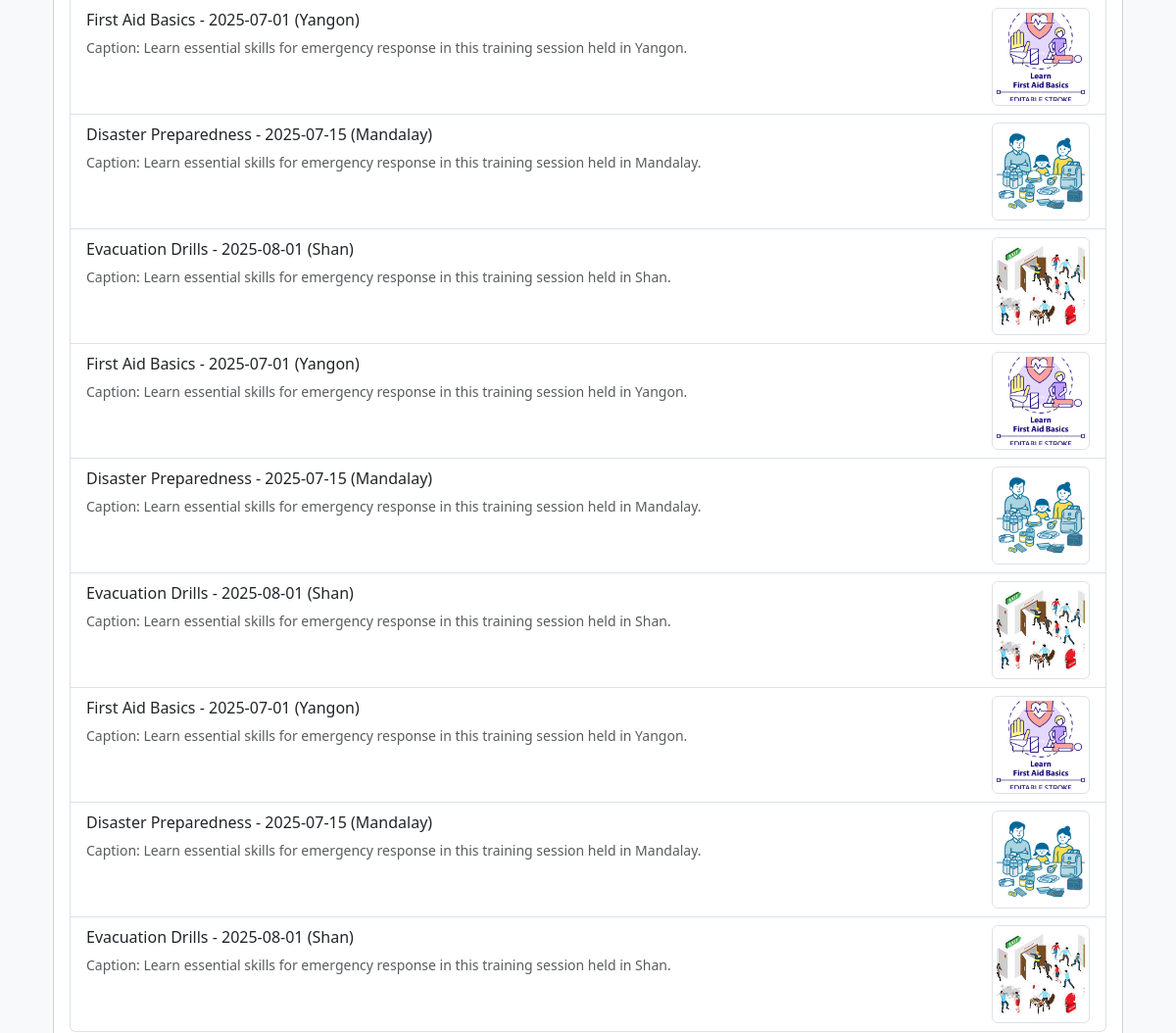
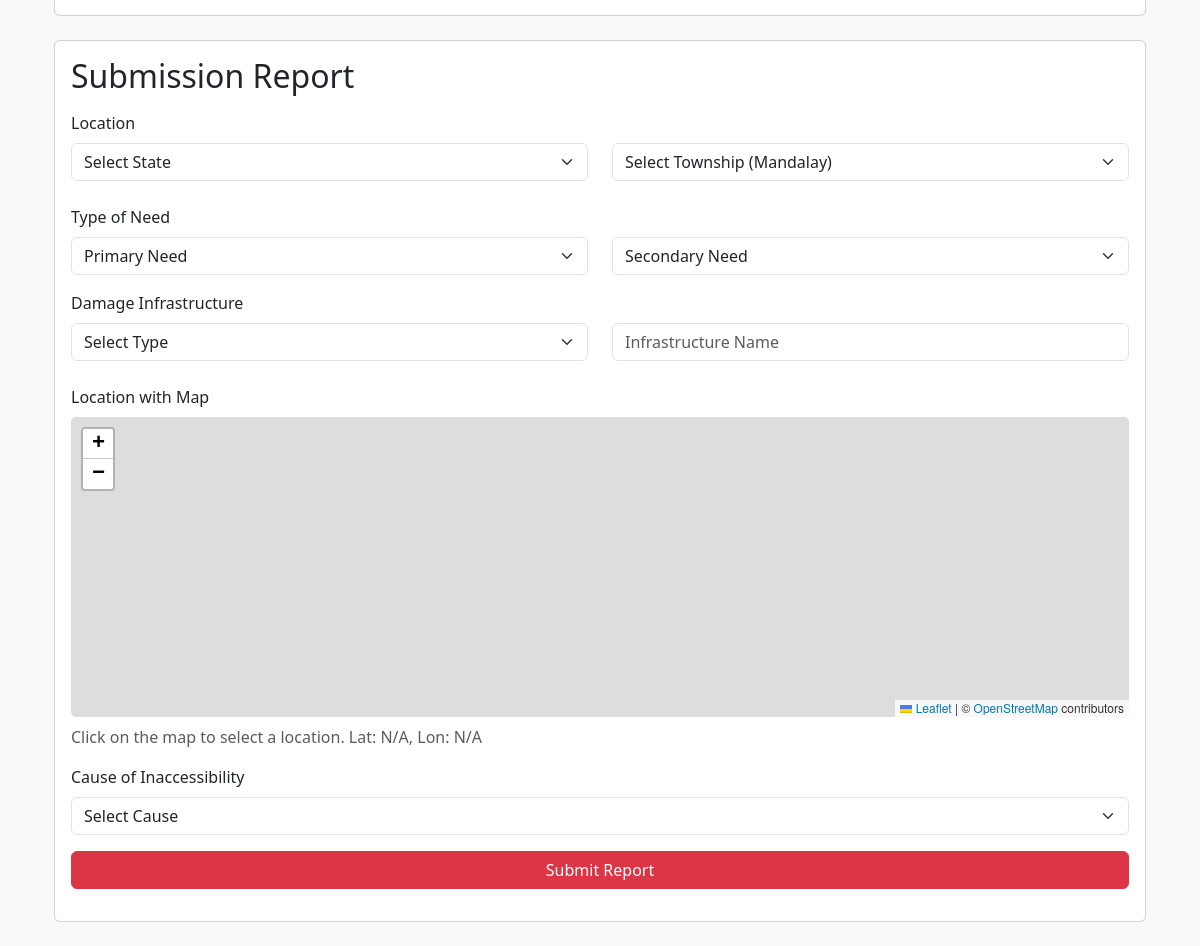
The page /member_dashboard (signed in, lower part) on the database as committed earlier (2 pictures, top to bottom).
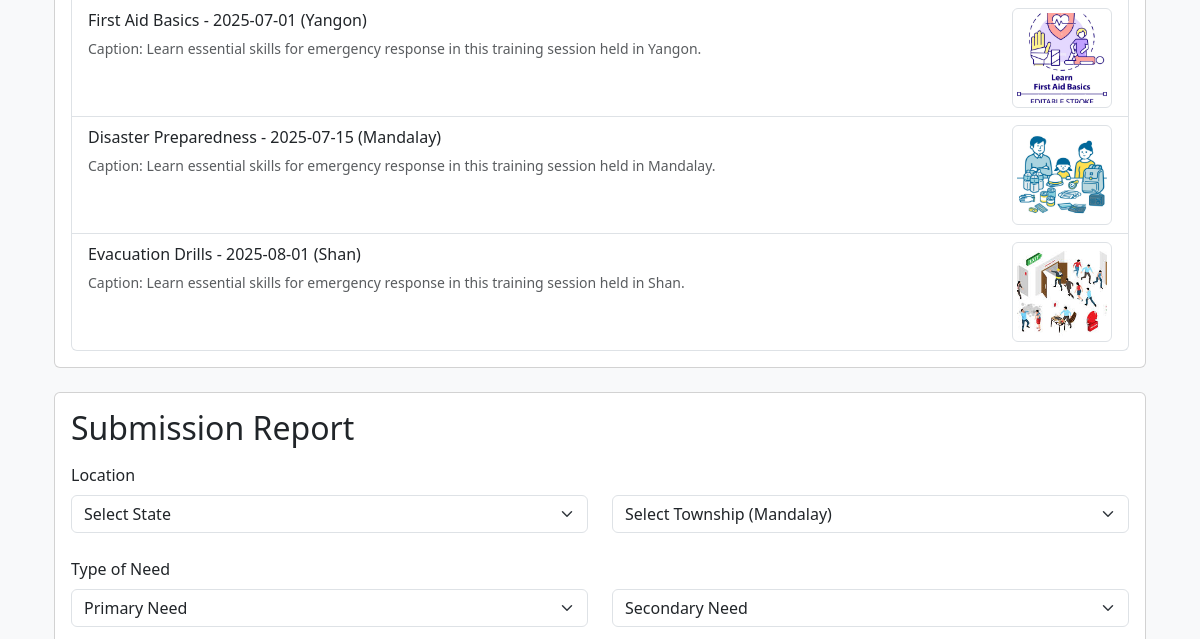
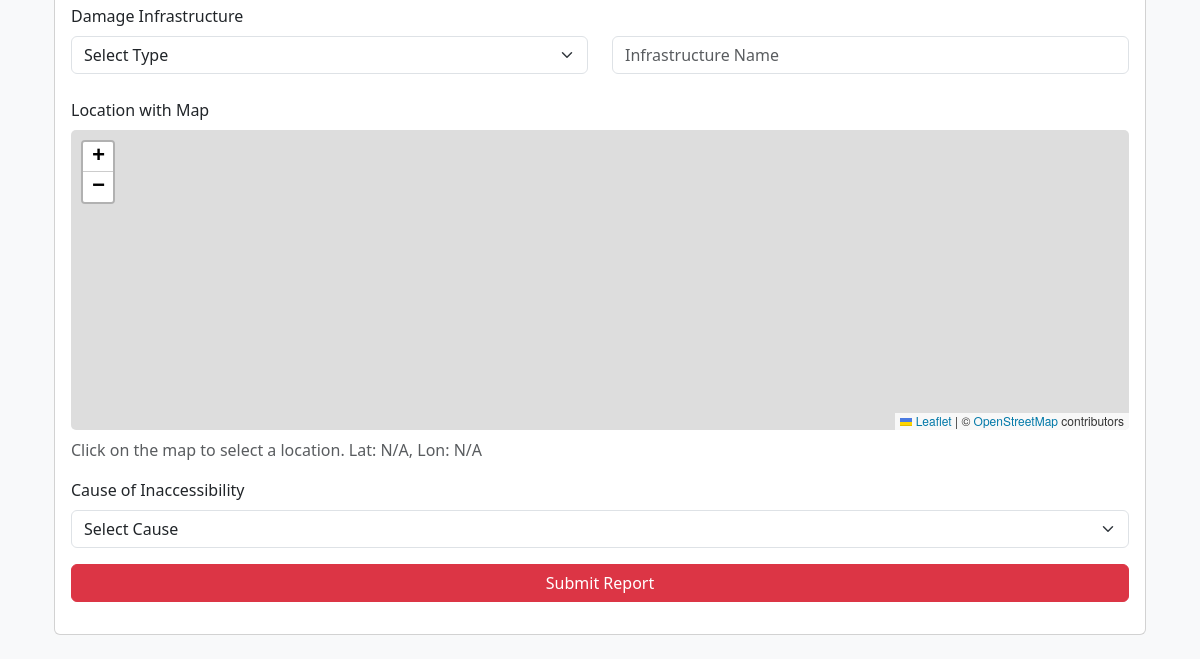
The same page on the database as committed later (2 pictures, top to bottom).
### tables this page shows
CREATE TABLE training_events
                 (id INTEGER PRIMARY KEY, title TEXT, date TEXT, location TEXT);

### app.py (the view)
@app.route('/member_dashboard')
def member_dashboard():
    if 'user_id' not in session:
        return redirect(url_for('home'))
    conn = sqlite3.connect('eqr.db')
    c = conn.cursor()
    c.execute("SELECT title, date, location FROM training_events")
    trainings = c.fetchall()
    conn.close()
    return render_template('member_dashboard.html', trainings=trainings)

### templates/member_dashboard.html (shortened to what this page needs)
<!DOCTYPE html>
<html lang="en">
<head>
  <link href="https://cdn.jsdelivr.net/npm/bootstrap@5.3.0/dist/css/bootstrap.min.css" rel="stylesheet">
  <link rel="stylesheet" href="https://unpkg.com/leaflet@1.9.4/dist/leaflet.css" />
  <link rel="stylesheet" href="{{ url_for('static', filename='css/custom.css') }}">
</head>
<body class="bg-light">
  <div class="container mx-auto p-4">
    <div class="card mb-4">
      <div class="card-body">
        <ul class="list-group">
          {% for training in trainings %}
            <li class="list-group-item d-flex justify-content-between align-items-start">
              <div>
                <p class="mb-1">{{ training[0] }} - {{ training[1] }} ({{ training[2] }})</p>
                <small class="text-muted">Caption: Learn essential skills for emergency response in this training session held in {{ training[2] }}.</small>
              </div>
              <img src="{{ url_for('static', filename='images/' ~ training[0]|replace(' ', '_')|lower ~ '.jpg') }}" alt="{{ training[0] }} Image" class="img-thumbnail" style="width: 100px; height: 100px; object-fit: cover;">
            </li>
          {% endfor %}
        </ul>
      </div>
    </div>
    <div class="card">
      <div class="card-body">
        <h2 class="card-title mb-3">Submission Report</h2>
        <form id="report-form">
          <div class="mb-3">
            <label class="form-label">Location</label>
            <div class="row">
              <div class="col-md-6">
                <select name="state" class="form-select mb-2" required>
                  <option value="">Select State</option>
                </select>
              </div>
              <div class="col-md-6">
                <select name="township" class="form-select" required>
                  <option value="">Select Township (Mandalay)</option>
                </select>
              </div>
            </div>
          </div>
          <div class="mb-3">
            <label class="form-label">Type of Need</label>
            <div class="row">
              <div class="col-md-6">
                <select name="primary_need" class="form-select" required aria-placeholder="Primary Need">
                  <option value="">Primary Need</option>
                </select>
              </div>
              <div class="col-md-6">
                <select name="secondary_need" class="form-select" required aria-placeholder="Secondary Need">
                  <option value="">Secondary Need</option>
                </select>
              </div>
            </div>
          </div>
          <div class="mb-3">
            <label class="form-label">Damage Infrastructure</label>
            <div class="row">
              <div class="col-md-6">
                <select name="damage_type" class="form-select mb-2" required>
                  <option value="">Select Type</option>
                </select>
              </div>
              <div class="col-md-6">
                <input type="text" name="damage_name" class="form-control" placeholder="Infrastructure Name" required>
              </div>
            </div>
          </div>
          <div class="mb-3">
            <label class="form-label">Location with Map</label>
            <div id="map" class="w-100 mb-2" style="height: 300px; border-radius: 5px; overflow: hidden;"></div>
            <p class="text-muted">Click on the map to select a location. Lat: <span id="lat-display">N/A</span>, Lon: <span id="lon-display">N/A</span></p>
          </div>
          <div class="mb-3">
            <label class="form-label">Cause of Inaccessibility</label>
            <select name="inaccessibility_cause" class="form-select" required>
              <option value="">Select Cause</option>
            </select>
          </div>
          <button type="submit" class="btn btn-danger w-100">Submit Report</button>
        </form>
      </div>
    </div>
  </div>
</body>
</html>

Rows that differ between the two databases and show on the page:
removed training_events: title "First Aid Basics", date "2025-07-01", location "Yangon"
removed training_events: title "Disaster Preparedness", date "2025-07-15", location "Mandalay"
removed training_events: title "Evacuation Drills", date "2025-08-01", location "Shan"
removed training_events: title "First Aid Basics", date "2025-07-01", location "Yangon"
removed training_events: title "Disaster Preparedness", date "2025-07-15", location "Mandalay"
removed training_events: title "Evacuation Drills", date "2025-08-01", location "Shan"
